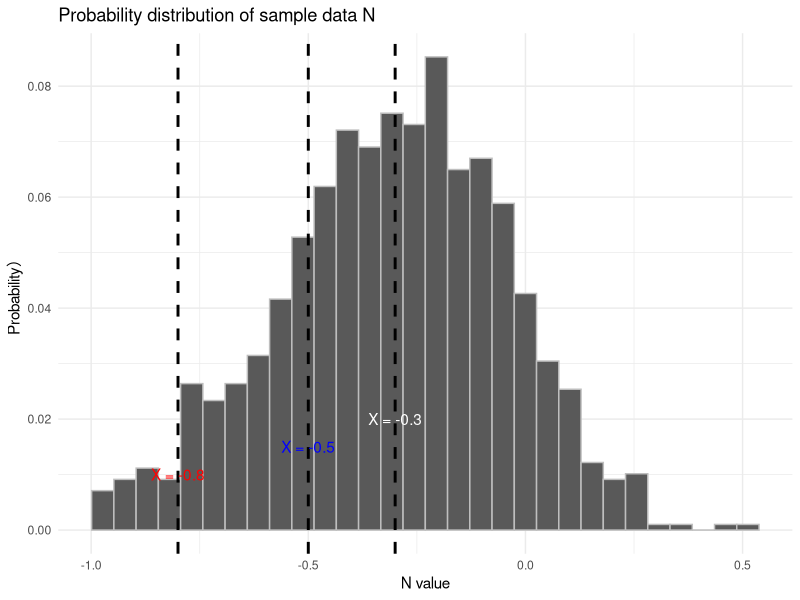
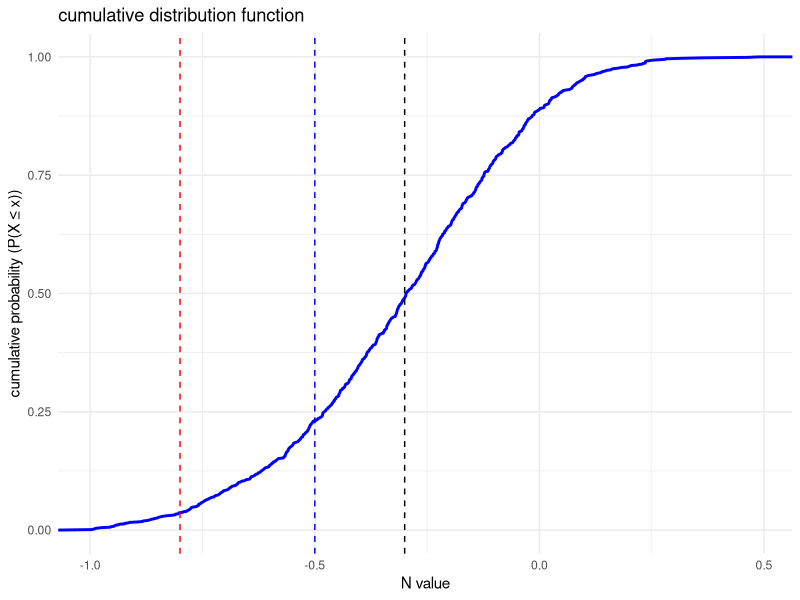
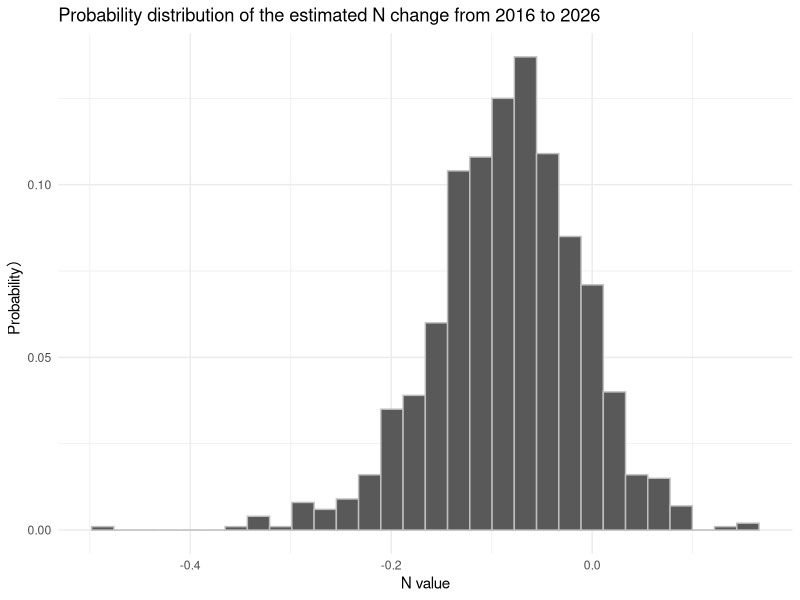

The R source for these figures, in order:
## ---- chunk 1
  #install.packages("DiagrammeR")
library(DiagrammeR)
## ---- chunk 2
#install.packages("readxl")
library(readxl)
## ---- chunk 3
df_sheet2<-read_excel("PB_data.xlsx",sheet=2)
## ---- chunk 4
GLa<-df_sheet2$GL_average
GLu<-df_sheet2$GL_u
GLl<-df_sheet2$GL_l

## ---- chunk 5
#gamma
Func_FINAL<-function(){

generate_GL_samples <- function(mean_value, CI_l, CI_u, n = 1000) {
  CI_half_width <- (CI_u - CI_l) / 2
  SE <- CI_half_width / 1.96  

  variance <- SE^2

  shape <- (mean_value^2) / variance
  scale <- variance / mean_value

  return(rgamma(n, shape = shape, scale = scale))
}

percentiles <- c(2.5, 50, 97.5) 
simulated_results <- list()
GL<-c()
for (i in 1:length(GLa)) {
  simulated_data <- generate_GL_samples(GLa[i], GLl[i], GLu[i], 1)
GL[i]<-simulated_data
  simulated_results[[i]] <- quantile(simulated_data, percentiles / 100)
}
simulated_data
simulated_results


tref_results <- list()

for (i in 1:length(simulated_results)) {
 
  tref_results[[i]] <- 2015 + 1.5 * simulated_results[[i]]
}

tref_50 <- sapply(tref_results, `[`, 2)

delta_t <- list() 

for (i in 1:6) {

  end_year <- 3 * GL[i]+2015
  ceiling(end_year)
  
  delta_t[[i]] <- seq(from = 1979, to = end_year, by = 1) - tref_50[i]
}
ceiling(delta_t[[i]])

#slope
sl<-df_sheet2$Slope
slope_SE<-df_sheet2$SE
n<-100
fitted_ice <- list()
slope<-c()
for (i in 1:length(sl)) {
  slope_samples <- rnorm(1, mean = sl[i], sd = slope_SE[i])
  slope[i]<-slope_samples
  
  fitted_ice_samples <- slope_samples * delta_t[[i]]

  fitted_ice[[i]] <- fitted_ice_samples
}

fitted_ice_percentiles <- list()
for (i in 1:length(fitted_ice)) {
  fitted_ice_percentiles[[i]] <- quantile(fitted_ice[[i]], c(0.025, 0.5, 0.975))
}


N_sd<-df_sheet2$sd
N_a2<-df_sheet2$Na2
N_rand2<-list()
N_norm<-list()
N_a1<-df_sheet2$Na1


N_rand2 <- numeric(length(fitted_ice))
N_norm <- numeric(length(fitted_ice))


for (i in 1:length(delta_t)){
  N_rand2[i]<-rnorm(1, mean = N_a2[i], sd = N_sd[i])
  N_norm[i]<-N_rand2[i]/N_a1[i]
}

N_ice_years<-c()
N_ice_years[1] <- fitted_ice[[1]][c(1)]
N_ice_years[2] <- fitted_ice[[2]][c(8)]
N_ice_years[3] <- fitted_ice[[3]][c(8)]
N_ice_years[4] <- fitted_ice[[4]][c(8)]
N_ice_years[5] <- fitted_ice[[5]][c(9)]
N_ice_years[6] <- fitted_ice[[6]][c(18)]

for (i in 1:6){
  model<-lm(( N_norm~N_ice_years))
}
B_global <- coef(model)[2]
  assign("B_global", B_global, envir = .GlobalEnv)
 
delta_N<-c()
for (i in 1:6){
N_norm_delta<-B_global*slope[i]*3*GL[i]
delta_N[i]<-N_norm_delta
}
s_N<-sum(N_norm)
s_N_d<-sum((delta_N+1)*(N_norm))
PC<-(s_N_d-s_N)/s_N

return(PC)
}

## ---- chunk 6
n<-1000
N<-c()
 BG<-c()

for (i in 1 : n){
  c<-Func_FINAL()
  N[i]<-c
  BG[i]<-B_global
}
N <- N[N >= -1]
## ---- chunk 7
N <- N[N >= -1]
library(ggplot2)
df <- data.frame(values = N)
ggplot(df, aes(x = values)) +
geom_histogram(
    aes(y = after_stat(count) / sum(after_stat(count))), bins = 30,color = "grey", 
  ) +
  geom_vline(xintercept = -0.3, linetype = "dashed", linewidth = 1) +
  geom_vline(xintercept = -0.5, linetype = "dashed", linewidth = 1) +
  geom_vline(xintercept = -0.8, linetype = "dashed", linewidth = 1) +
annotate("text", x = -0.3, y = 0.02, label = "X = -0.3", color = "white") +
  annotate("text", x = -0.5, y = 0.015, label = "X = -0.5", color = "blue") +
  annotate("text", x = -0.8, y = 0.01, label = "X = -0.8", color = "red") +

  labs(
    title = "Probability distribution of sample data N",x = "N value",y = "Probability）"
  ) +
  theme_minimal()

## ---- chunk 8
q97.5 <- quantile(N, probs = 0.975)
q2.5 <- quantile(N, probs = 0.025)
cat("95% CL：", q97.5,q2.5, "\n")
## ---- chunk 9

library(ggplot2)

ggplot(data.frame(x = N), aes(x = x)) +
  
  stat_ecdf(geom = "line", color = "blue", linewidth = 1) + 
  labs(
    title = "cumulative distribution function",
    x = "N value",
    y = "cumulative probability (P(X ≤ x))"
  ) +
  geom_vline(xintercept=c(-0.8,-0.5,-0.3), 
             color=c("red","blue","black"), 
             linetype="dashed")+
  ylim(0, 1) +
  theme_minimal()
## ---- chunk 10
BG<-BG*(-13)
## ---- chunk 11
BG <- BG[BG >= -1]
library(ggplot2)
df2 <- data.frame(values2= BG)
ggplot(df2, aes(x = values2)) +
geom_histogram(
    aes(y = after_stat(count) / sum(after_stat(count))), bins = 30,color = "grey", 
  ) +

  labs(
    title = "Probability distribution of the estimated N change from 2016 to 2026",x = "N value",y = "Probability）"
  ) +
  theme_minimal()
